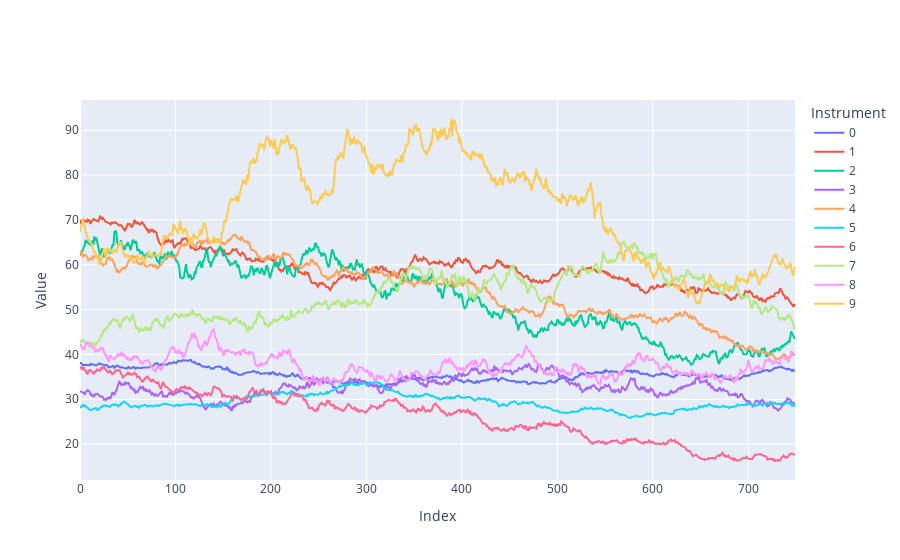

This figure's notebook cell:
### Code cell
plot_selected_stocks_by_index(df, [i for i in range(10)], False)

### Figure 1 — Plotly figure (JSON) as saved in the notebook; plotly's stock layout.template omitted (floating-point values rounded to 4 significant figures; data arrays with more than 128 entries replaced by an {"elided": "..."} marker saying what was removed)
{"data": [{"mode": "lines", "name": "0", "type": "scatter", "x": {"elided": "750 int values"}, "y": {"elided": "750 float values"}}, {"mode": "lines", "name": "1", "type": "scatter", "x": {"elided": "750 int values"}, "y": {"elided": "750 float values"}}, {"mode": "lines", "name": "2", "type": "scatter", "x": {"elided": "750 int values"}, "y": {"elided": "750 float values"}}, {"mode": "lines", "name": "3", "type": "scatter", "x": {"elided": "750 int values"}, "y": {"elided": "750 float values"}}, {"mode": "lines", "name": "4", "type": "scatter", "x": {"elided": "750 int values"}, "y": {"elided": "750 float values"}}, {"mode": "lines", "name": "5", "type": "scatter", "x": {"elided": "750 int values"}, "y": {"elided": "750 float values"}}, {"mode": "lines", "name": "6", "type": "scatter", "x": {"elided": "750 int values"}, "y": {"elided": "750 float values"}}, {"mode": "lines", "name": "7", "type": "scatter", "x": {"elided": "750 int values"}, "y": {"elided": "750 float values"}}, {"mode": "lines", "name": "8", "type": "scatter", "x": {"elided": "750 int values"}, "y": {"elided": "750 float values"}}, {"mode": "lines", "name": "9", "type": "scatter", "x": {"elided": "750 int values"}, "y": {"elided": "750 float values"}}], "layout": {"hovermode": "x unified", "legend": {"title": {"text": "Instrument"}}, "xaxis": {"title": {"text": "Index"}}, "yaxis": {"title": {"text": "Value"}}}}
